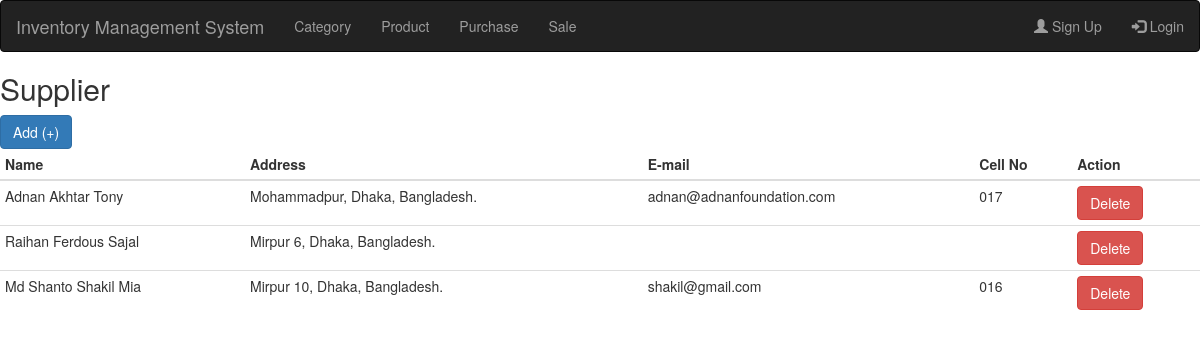
Screenshot of /user/supplier with the database file from the repository.
### ims_user/models.py (models this page shows, shortened)
class Supplier(models.Model):
    name = models.CharField(max_length=200, blank=False, null=False)
    address = models.TextField(blank=True, null=True)
    email = models.EmailField(blank=True, null=True)
    cell = models.CharField(max_length=500, null=True, blank=True)
    is_deleted = models.BooleanField(default=False)
    added_date_time = models.DateTimeField(auto_now_add=True)

### ims_user/views.py (the view)
# urls.py: path('supplier', views.supplier_list, name='supplier_list'),
def supplier_list(request):
    suppliers = Supplier.objects.all()
    context = {
        'suppliers': suppliers,
    }
    return render(request, 'supplier_list.html', context)

### templates/supplier_list.html
{% load static %}
{% include 'base.html' %}
{% block body %}
<h2>Supplier</h2>
<a class="btn btn-primary" href="{% url 'supplier_add' %}">Add (+)</a>
<table class="table table-condensed">
    <thead>
        <tr>
            <th>Name</th>
            <th>Address</th>
            <th>E-mail</th>
            <th>Cell No</th>
            <th>Action</th>
        </tr>
    </thead>
    <tbody>
        {% for supplier in suppliers %}
        <tr>
            <td>{{ supplier.name }}</td>
            <td>{{ supplier.address }}</td>
            <td>{{ supplier.email }}</td>
            <td>{{ supplier.cell }}</td>
            <td><button type="button" class="btn btn-danger">Delete</button></td>
        </tr>
        {% endfor %}
    </tbody>
</table>
{% endblock %}

### templates/base.html (shortened to what this page needs)
{% load static %}
<!DOCTYPE html>
<html>
    <head>
        <link rel="stylesheet" href="https://maxcdn.bootstrapcdn.com/bootstrap/3.4.1/css/bootstrap.min.css">
    </head>
    <body>
        <nav class="navbar navbar-inverse">
            <div class="container-fluid">
                <div class="navbar-header">
                    <a class="navbar-brand" href="{% url 'index' %}">Inventory Management System</a>
                </div>
                <ul class="nav navbar-nav">
                    <li><a href="{% url 'category_list' %}">Category</a></li>
                    <li><a href="{% url 'product_list' %}">Product</a></li>
                    <li><a href="{% url 'purchase_list' %}">Purchase</a></li>
                    <li><a href="{% url 'sale_list' %}">Sale</a></li>
                </ul>
                <ul class="nav navbar-nav navbar-right">
                    <li><a href="#"><span class="glyphicon glyphicon-user"></span> Sign Up</a></li>
                    <li><a href="#"><span class="glyphicon glyphicon-log-in"></span> Login</a></li>
                </ul>
            </div>
        </nav>
    </body>
</html>

### rows the page displays
Supplier: name "Adnan Akhtar Tony", address "Mohammadpur, Dhaka, Bangladesh.", email "adnan@adnanfoundation.com", cell "017"
Supplier: name "Raihan Ferdous Sajal", address "Mirpur 6, Dhaka, Bangladesh."
Supplier: name "Md Shanto Shakil Mia", address "Mirpur 10, Dhaka, Bangladesh.", email "shakil@gmail.com", cell "016"
